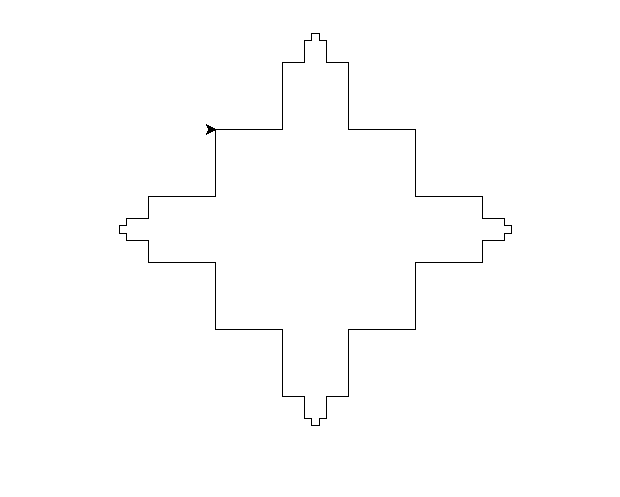

Source code (Python):
import turtle as tu

def stranica(t, n, d):
    """Nariše stranico izbočenega kvadrata reda n"""
    if n == 1:
        t.fd (d)
        return d
    else:
        t.fd (d / 3)
        t.lt(90)
        t.fd (d / 3)
        t.rt(90)
        rek_dolz = stranica(t, n - 1, d / 3)
        t.rt(90)
        t.fd (d / 3)
        t.lt(90)
        t.fd (d / 3)
        return rek_dolz + 4 * d / 3

def kvadrat(t, n, d):
    """Nariše izbočen kvadrat reda n"""
    o = 0
    for i in range(4):
        o += stranica(t, n, d)
        t.rt(90)
    return o

def izracunaj_ploscino(n, d):
    """Izračuna ploscino izbočenega kvadrata reda n"""
    if n == 1:
        return d ** 2
    else:
        p = izracunaj_ploscino(n - 1, d / 3)
        return 5 * p

def izbocen_kvadrat(t, n, d):
    """Nariše izbočen kvadrat reda n in vrne obseg in ploscino"""
    o = kvadrat(t, n, d)
    pl = izracunaj_ploscino(n, d)
    return (o, pl)


t = tu.Turtle()
n = 4
d = 200  

t.speed(0)
rezultat = izbocen_kvadrat(t, n, d)
print(f"obseg: {rezultat[0]}, ploscina: {rezultat[1]}")

tu.done()
